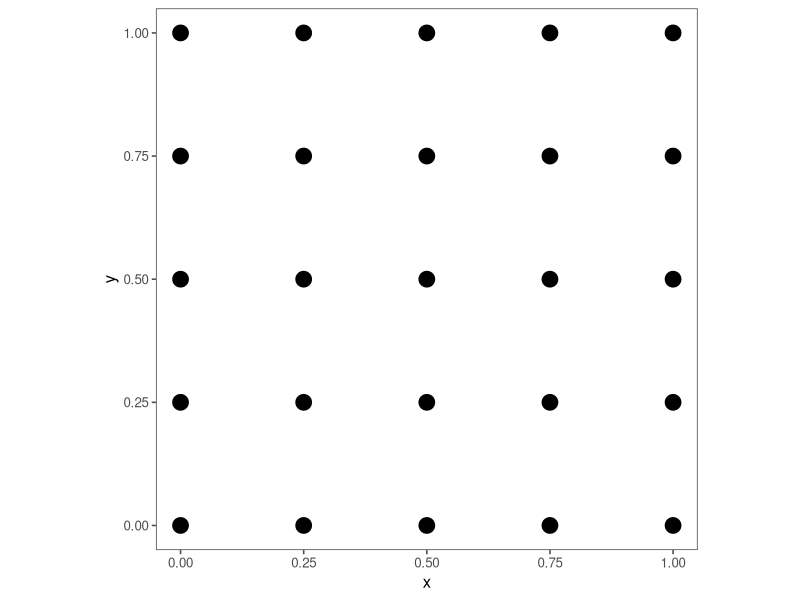
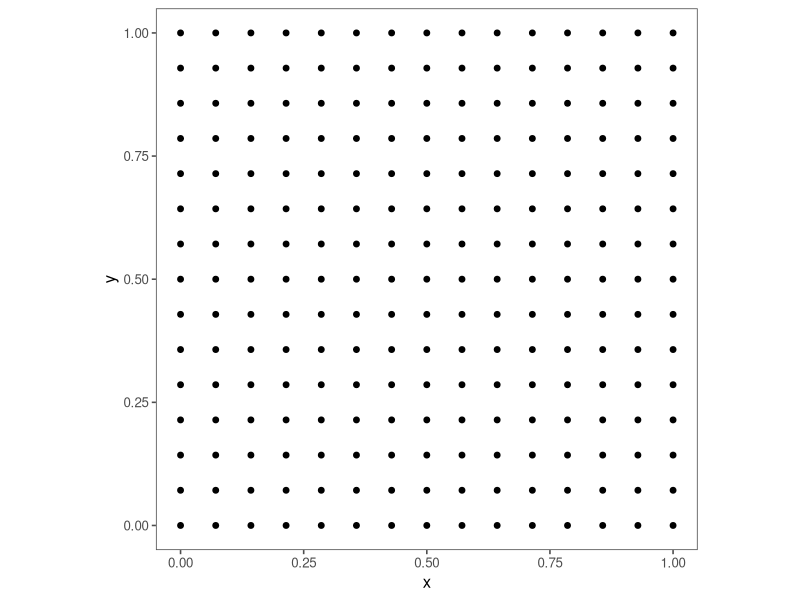

Recreate these plots in R, in order.
library(ggplot2)
library(ggthemes)
makeDotGrid <- function(n) {
  d = data.frame(x = numeric(), y = numeric())
  for(x in seq(0, 1, length.out = n))
    for(y in seq(0, 1, length.out = n))
      d <- rbind(d, data.frame(x = x, y = y))
  
  ggplot(d, aes(x = x, y = y)) +
    geom_point(size = 25/n) + 
    theme_few() +
    theme(aspect.ratio = 1)
  
  ggsave(paste0('experiments/categorical/artificial/images/dotGrid', n, '.pdf'))
}

makeDotGrid(5)
makeDotGrid(15)
